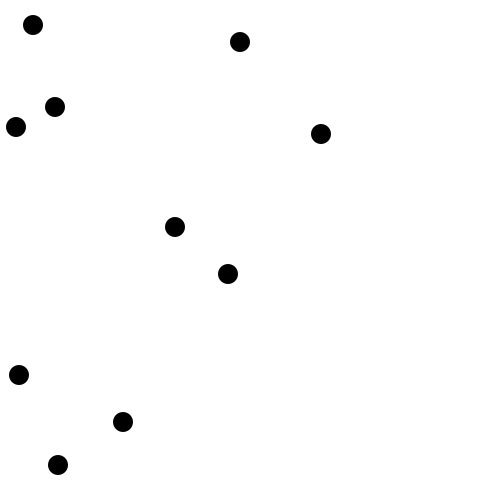
Frame 1 (no input)
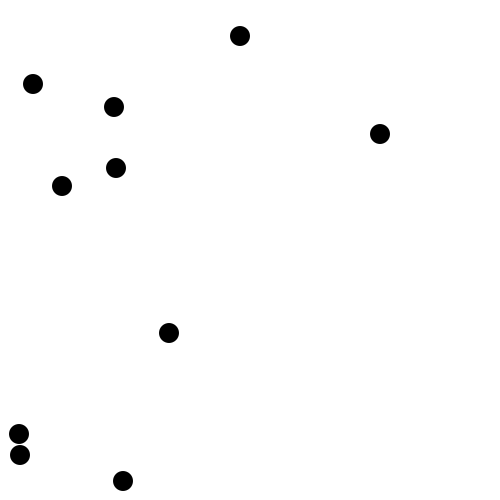
Frame 60 (the mouse pressed at the canvas centre just before this capture)
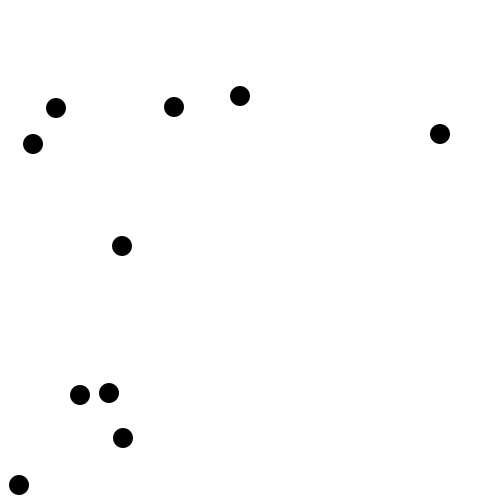
Frame 120 (the mouse held since frame 60 and released just before this capture)

The Processing sketch that drew these frames (run headless with seeded random() and noise(); from frame 60 on, the mouse is pressed at the canvas centre):

// Processing sketch: processing_61100
// ── processing_61100.pde

// 계속적 사용 변수.
    int screenW = 500, screenH = 500;
    int bgCol = 0xffffffff;

    // 3. 함수 사용, 클래스 미사용, 여러 개의 공 튀기기.
    int ballNum = 10;
    int ballX[], ballY[];
    int ballRad = 10;
    int ballVX[], ballVY[];
    int ballFillCol = 0xff000000;
    int selectedBallFillCol = 0xff00ff00;

    int selectedBallIdx;
    int mX, mY;
    int strokeCol = 0xffff0000;

    public void setup() {
        size(500, 500);
        smooth();
        ballX = new int[ballNum];
        ballY = new int[ballNum];
        ballVX = new int[ballNum];
        ballVY = new int[ballNum];
        selectedBallIdx = -1;
        for (int i = 0; i < ballNum; i++) {
            trigger(i, (int) random(ballRad, width - ballRad),
                    (int) random(ballRad, height - ballRad), 2,
                    radians(random(360)));
        }
    }

    public void trigger(int idx, int x, int y, float speed, float angle) {
        ballX[idx] = x;
        ballY[idx] = y;
        ballVX[idx] = (int) (speed * cos(angle));
        ballVY[idx] = (int) (speed * sin(angle));
    }

    public void posUpdate(int idx) {
        ballX[idx] += ballVX[idx];
        ballY[idx] += ballVY[idx];
    }

    public void reflect(int idx) {
        if (ballX[idx] < ballRad || ballX[idx] > width - 1 - ballRad) {
            ballVX[idx] *= -1;
            if (ballX[idx] < ballRad) {
                // 정확한 반사좌표는 아니다.
                ballX[idx] = ballRad;
            } else {
                // 정확한 반사좌표는 아니다.
                ballX[idx] = width - 1 - ballRad;
            }
        }
        if (ballY[idx] < ballRad || ballY[idx] > height - 1 - ballRad) {
            ballVY[idx] *= -1;
            if (ballY[idx] < ballRad) {
                // 정확한 반사좌표는 아니다.
                ballY[idx] = ballRad;
            } else {
                // 정확한 반사좌표는 아니다.
                ballY[idx] = height - 1 - ballRad;
            }
        }
    }

    public int getSelectedBallIdx(int mX, int mY) {
        for (int i = 0; i < ballNum; i++) {
            float dist = dist(ballX[i], ballY[i], mX, mY);
            if (dist <= ballRad) {
                return i;
            }
        }
        // 아무것도 선택되지 않으면-1을 리턴한다.
        return -1;
    }

    public void draw() {
        for (int i = 0; i < ballNum; i++) {
            if (selectedBallIdx != i) {
                posUpdate(i);
            }
            reflect(i);
        }
        background(bgCol);
        noStroke();
        for (int i = 0; i < ballNum; i++) {
            if (selectedBallIdx == i) {
                fill(selectedBallFillCol);
            } else {
                fill(ballFillCol);
            }
            ellipse(ballX[i], ballY[i], ballRad * 2, ballRad * 2);
        }
        if (selectedBallIdx >= 0 && mousePressed) {
            stroke(strokeCol);
            line(mX, mY, mouseX, mouseY);
        }
    }

    public void mousePressed() {
        if (selectedBallIdx < 0) {
            selectedBallIdx = getSelectedBallIdx(mouseX, mouseY);
            if (selectedBallIdx >= 0) {
                mX = ballX[selectedBallIdx];
                mY = ballY[selectedBallIdx];
            }
        }
    }

    public void mouseReleased() {
        if (selectedBallIdx >= 0) {
            float dist = dist(mX, mY, mouseX, mouseY);
            float angle = atan2(mouseY - mY, mouseX - mX);
            trigger(selectedBallIdx, mX, mY, 0.1f * dist, angle);
            selectedBallIdx = -1;
        }
    }
